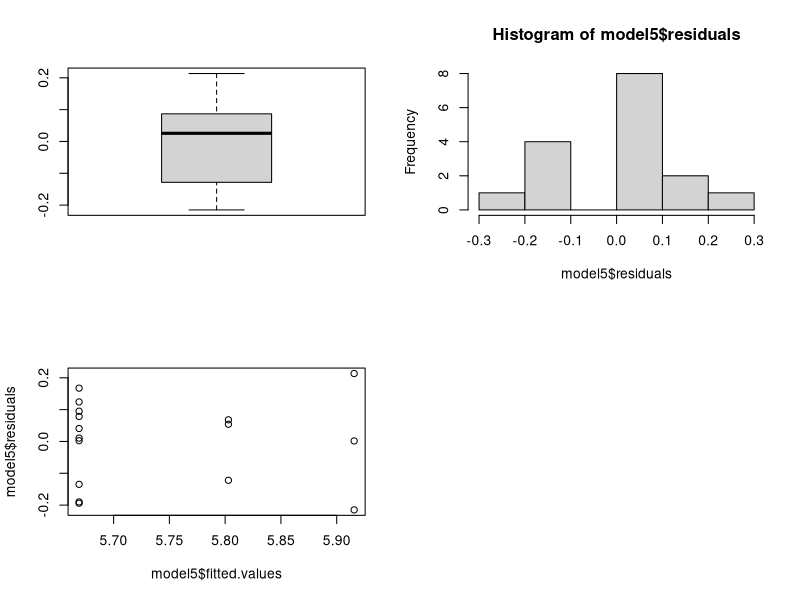

This figure's R source:
#Sym Density Script for Time Point 0 in Apul_Plasticity

## install packages if you dont already have them
if (!require("tidyverse")) install.packages("tidyverse")
if (!require("plotrix")) install.packages("plotrix")

# load packages
library(plotrix)
library(tidyverse)

#Set working directory and import data
setwd("C:/Users/Dennis/Documents/Github/Apulchra_Plasticity")

# Cell count data
sym_counts <- read_csv("data/timepoint_0/0_sym_counts/0_sym_counts_data.csv")

# Surface area data
sa <- read.csv("output/0_surface_area.csv")

# Tissue homogenate volume data
homog_vols <- read_csv("data/timepoint_0/0_homogenate_vols/0_homogenate_vols.csv") %>% select(1:2)

# Coral sample metadata
metadata <- read_csv("metadata/coral_metadata.csv") %>% select(1:3)

# Join homogenate volumes and surface area with sample metadata
metadata <- full_join(metadata, homog_vols) %>%
  full_join(sa)

# Calculate mean counts for each sample
sym_counts1 <- sym_counts %>%
  select(colony_id, Squares.Counted, matches("Count[0-9]")) %>%
  gather("rep", "count", -colony_id, -Squares.Counted) %>%
  group_by(colony_id, Squares.Counted) %>%
  summarise(mean_count = mean(count, na.rm = TRUE))

# Join mean counts with sample metadata
sym_counts2 <- full_join(sym_counts1, metadata, by="colony_id")
sym_counts2 <- sym_counts2%>% filter(species=="Acropora")

# Normalize counts by homogenate volume and surface area
sym_counts3 <- sym_counts2 %>%
  mutate(cells.mL = mean_count * 10000 / Squares.Counted,
         cells = cells.mL * homog_vol_ml,
         cells.cm2 = cells / surface.area.cm2)

#Plot of the Data for each Site
Fig.5 <- sym_counts3 %>%
  ggplot(aes(x = site, y = cells.cm2, color = site)) +
  coord_cartesian(ylim = c(0, 2.5e6))+
  labs(x = "Site", y = "Symbiont Density (cells/cm2)", color = "Site") +
  geom_jitter(width = 0.1) +                                            # Plot all points
  stat_summary(fun.data = mean_cl_normal, fun.args = list(mult = 1),    # Plot standard error
               geom = "errorbar", color = "black", width = 0.5) +
  stat_summary(fun = mean, geom = "point", color = "black")           # Plot mean

#Quick Stats on Site vs Protein Content for all the corals
model5 <- aov(log10(cells.cm2) ~ site, data = sym_counts3)
anova(model5)
TukeyHSD(model5)
par(mfrow=c(2,2))
boxplot(model5$residuals)
hist(model5$residuals)
plot(model5$fitted.values, model5$residuals)

#save for concatenation (both Tukey and ANOVA to same output file)
sym.counts_res <- anova(model5)
sym.counts_tkyhsd_res <- TukeyHSD(model5)

# add SYM COUNTS
cat("C) ANOVA results of Sym.Counts (cells/cm2) at TP0 sites\n", file = "output/Table_TP0_Univariates.vs.Site_ANOVA_HSD.txt", append = TRUE)
capture.output(sym.counts_res, file = "output/Table_TP0_Univariates.vs.Site_ANOVA_HSD.txt", append = TRUE)
cat("\n", file = "output/Table_TP0_Univariates.vs.Site_ANOVA_HSD.txt", append = TRUE)


# add TukeyHSD in SYM COUNTS
cat("C) TukeyHSD results of Sym.Counts (cells/cm2) at TP0 sites\n", file = "output/Table_TP0_Univariates.vs.Site_ANOVA_HSD.txt", append = TRUE)
capture.output(sym.counts_tkyhsd_res, file = "output/Table_TP0_Univariates.vs.Site_ANOVA_HSD.txt", append = TRUE)
cat("\n\n", file = "output/Table_TP0_Univariates.vs.Site_ANOVA_HSD.txt", append = TRUE)


#Output of Summarized Symbiont cells by cm2
sym_counts3 %>%
  select(colony_id, site, cells.cm2) %>%
  mutate(timepoint="timepoint0")%>%
  write_csv(., path = "output/0_sym_counts.csv")

